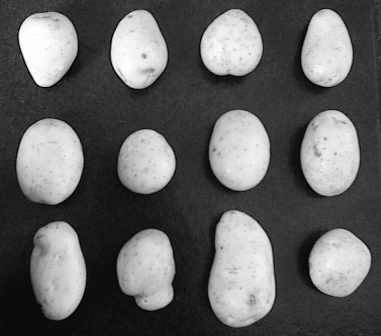
%> input picture ProjParcial2/batatas.tif, 381 x 336 px
$ octave exemplo2.m   (GNU Octave 9; MATLAB toolbox functions it lacks are replaced by stand-ins)
%> lines starting %> are read from the running program, lines starting %| are printed output that depends on the picture; in (x1, y1, x2, y2) boxes, pixels count from 0 and x2, y2 are one past the last pixel; in counts of white or black regions, pixels touching at a corner belong together; the program's own positions count from 1
clear all
close all
clc
I = imread('batatas.tif');
%> I is the input picture: size 336x381 uint8; min 0, max 254, mean 98.7
figure, imshow(I), title('imagem original');
%claheI = adapthisteq(I,'NumTiles',[10 10]);
temp_I = histeq(I);
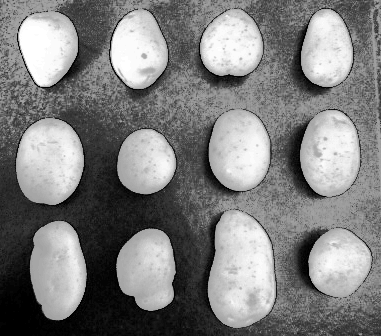
%> temp_I: size 336x381 uint8; min 0, max 255, mean 126.8
temp_I = imadjust(temp_I);
temp_I=uint8((temp_I)*255);
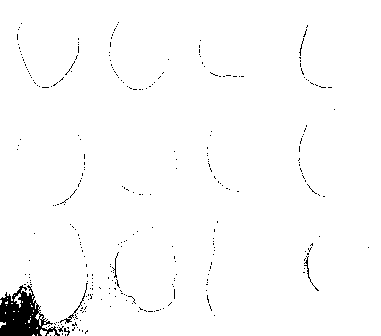
%> temp_I: size 336x381 uint8; 98% white; 298 black regions (293 under 20 px), largest, box (x1, y1, x2, y2) and area: (0, 285, 60, 336) 1624, (60, 283, 88, 324) 84, (304, 256, 319, 291) 53, (112, 252, 119, 278) 34, (299, 38, 304, 56) 20
figure, imshow(temp_I), title('Imagem com histograma equalizado');
radius_range = 1:22;
intensity_area = zeros(size(radius_range));
for counter = radius_range
    remain = imopen(temp_I, strel('disk', counter,0));
    intensity_area(counter + 1) = sum(remain(:));
end
%> this loop made 22 passes
%> pass 3, `remain = imopen(temp_I, strel('disk', counter,0));`:
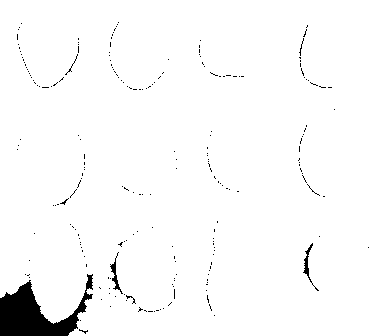
%> remain: size 336x381 uint8; 97.3% white; 222 black regions (216 under 20 px), largest, box (x1, y1, x2, y2) and area: (0, 274, 93, 336) 2611, (303, 243, 319, 291) 127, (110, 252, 123, 294) 126, (65, 54, 78, 75) 26, (126, 295, 136, 304) 23, (299, 38, 304, 56) 20
%> after the loop, intensity_area = 23 values, max 31932375 at index 2, min 0 at index 1, mean 29954273.5
figure, plot(intensity_area, 'm - *')
grid on
title('Sum of pixel values in opened image versus radius')
xlabel('radius of opening (pixels)')
ylabel('pixel value sum of opened objects (intensity)')
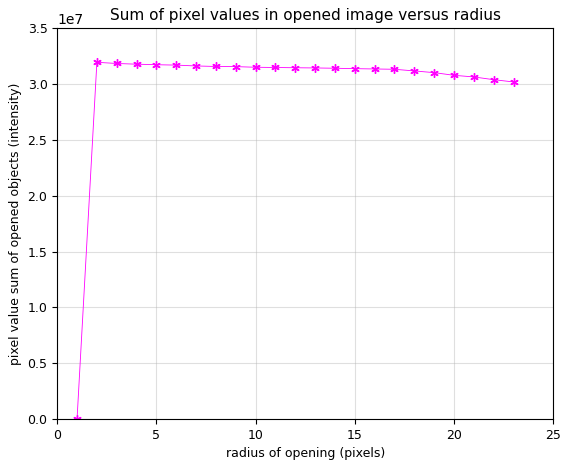
%> figure redrawn from the program's plot data; curve peaks at x = 2, y = 31932375
intensity_area_prime = diff(intensity_area);
%> intensity_area_prime = 22 values, max 31932375 at index 1, min -244800 at index 21, mean 1371494.3
figure, plot(intensity_area_prime, 'm - *')
grid on
title('Granulometry (Size Distribution) of Snowflakes')
%ax = gca;
XTick = [0 2 4 6 8 10 12 14 16 18 20 22];
xlabel('radius of snowflakes (pixels)')
ylabel('Sum of pixel values in snowflakes as a function of radius')
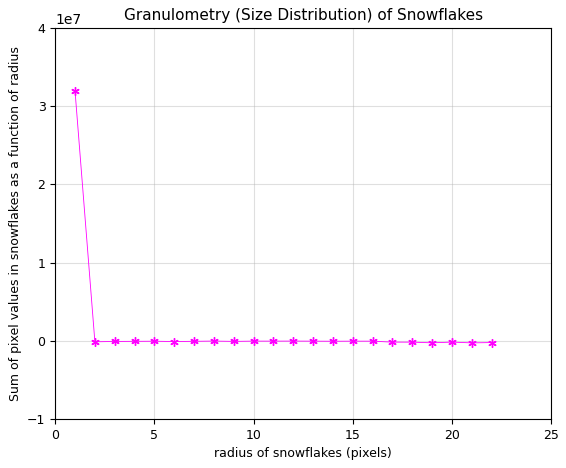
%> figure redrawn from the program's plot data; curve peaks at x = 1, y = 31932375
open5 = imopen(temp_I,strel('disk',5,0));
%> open5: size 336x381 uint8; 97% white; 192 black regions (185 under 20 px), largest, box (x1, y1, x2, y2) and area: (0, 274, 98, 336) 2781, (108, 252, 123, 297) 238, (303, 243, 319, 291) 129
open6 = imopen(temp_I,strel('disk',6,0));
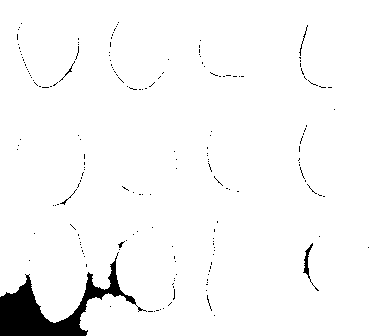
%> open6: size 336x381 uint8; 96.8% white; 185 black regions (180 under 20 px), largest, box (x1, y1, x2, y2) and area: (0, 252, 147, 336) 3376, (303, 243, 319, 291) 131, (299, 25, 308, 56) 35, (59, 61, 75, 82) 31, (60, 189, 77, 205) 27
rad5 = imsubtract(open5,open6);
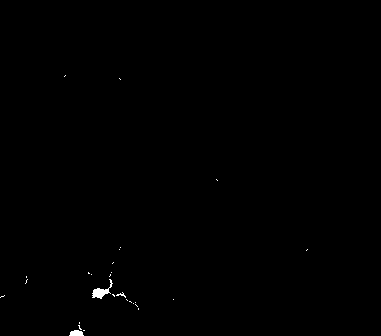
%> rad5: size 336x381 uint8; 0.23% white; 28 white regions (25 under 20 px), largest, box (x1, y1, x2, y2) and area: (92, 279, 113, 299) 146, (69, 330, 84, 336) 70, (116, 292, 126, 298) 20
figure, imshow(rad5,[]), title('snowflakes com raio 5');

$ run again, with ProjParcial2/moeda.tif copied over ProjParcial2/batatas.tif
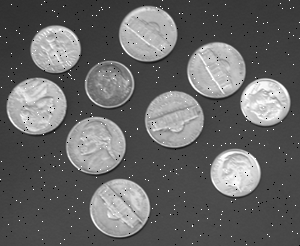
%> input picture ProjParcial2/moeda.tif, 300 x 246 px
%> I is the input picture: size 246x300 uint8; min 0, max 255, mean 103.2
%> `temp_I=uint8((temp_I)*255);`:
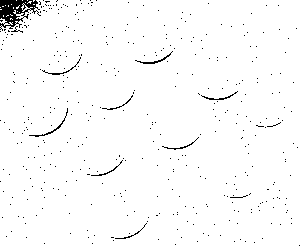
%> temp_I: size 246x300 uint8; 97.9% white; black in thin lines or dots
%> after the loop `for counter = radius_range`: intensity_area = 23 values, max 18365865 at index 2, min 0 at index 1, mean 11277607.8
%> intensity_area_prime = 22 values, max 18365865 at index 1, min -2240685 at index 15, mean 90281.6
%> open5: size 246x300 uint8; 95.4% white; 301 black regions (285 under 20 px), largest, box (x1, y1, x2, y2) and area: (0, 0, 66, 50) 1427, (135, 45, 175, 64) 239, (22, 108, 70, 144) 220
%> open6: size 246x300 uint8; 94.1% white; 270 black regions (250 under 20 px), largest, box (x1, y1, x2, y2) and area: (0, 0, 66, 50) 1448, (42, 51, 85, 82) 416, (17, 108, 72, 148) 313
%> `rad5 = imsubtract(open5,open6);`:
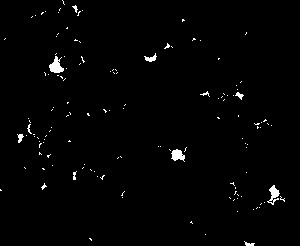
%> rad5: size 246x300 uint8; 1.3% white; 134 white regions (123 under 20 px), largest, box (x1, y1, x2, y2) and area: (49, 56, 64, 73) 146, (267, 185, 280, 205) 118, (171, 149, 185, 162) 117
